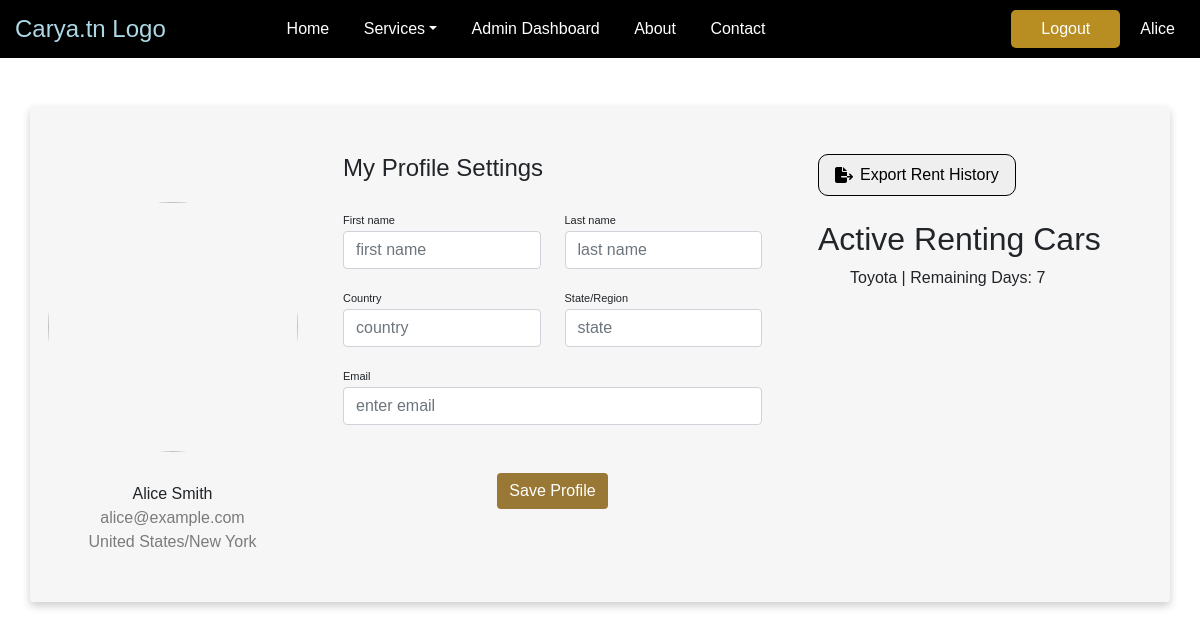
/carya.tn/Templates/profile.php (signed in), run on an earlier commit of the app's database.
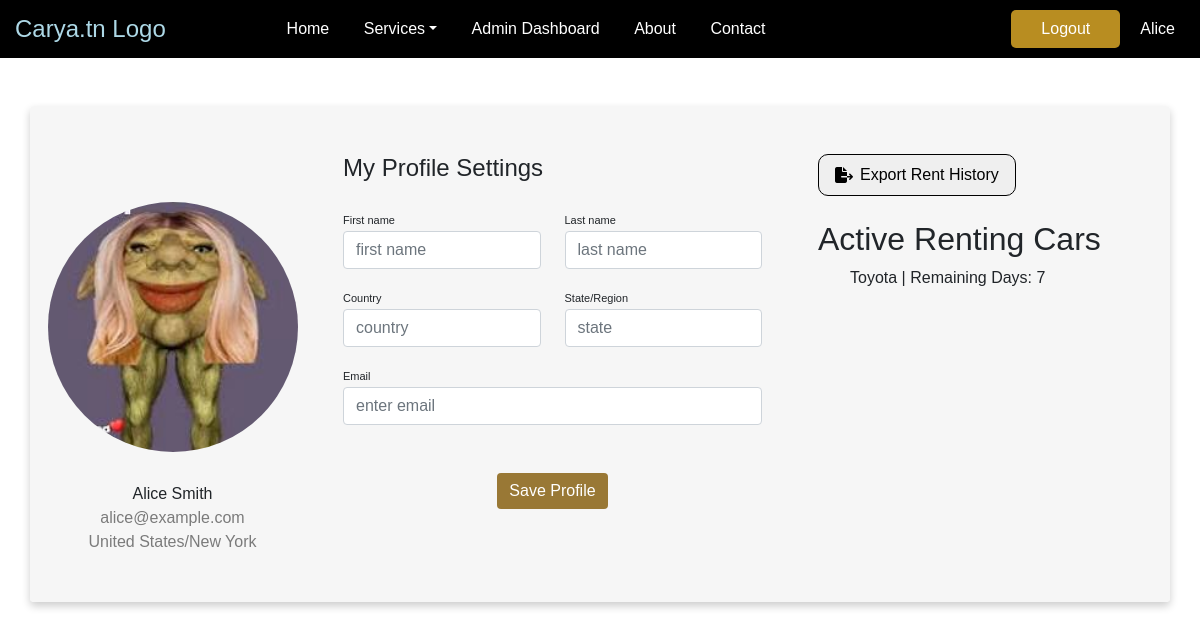
And on a later commit of the database.
### tables this page shows
CREATE TABLE users (
    id INT AUTO_INCREMENT PRIMARY KEY,
    firstName VARCHAR(30),
    lastName VARCHAR(30),
    password CHAR(255),
    email VARCHAR(50),
    creation_date DATE DEFAULT CURRENT_DATE,
    role VARCHAR(30),
    country VARCHAR(30) DEFAULT '',
    state VARCHAR(30) DEFAULT '',
    profile_image CHAR(255) DEFAULT null
);

### carya.tn/src/Model/User.php (called while the page is built, shortened)
<?php
include_once $_SERVER['DOCUMENT_ROOT'] . '/Mini-PHP-Project/carya.tn/src/Lib/connect.php';
class User {
    public function __construct($id, $firstName, $lastName, $password, $email, $creation_date, $role, $country, $state, $profile_image = null) {
        $this->firstName = $firstName;
        $this->lastName = $lastName;
        $this->email = $email;
        $this->country = $country;
        $this->state = $state;
        $this->profile_image = $profile_image;
    }
    public static function getUserFromRow($row) {
        return new User(
            $row['id'],
            $row['firstName'],
            $row['lastName'],
            $row['password'],
            $row['email'],
            $row['creation_date'],
            $row['role'],
            $row['country'],
            $row['state'],
            $row['profile_image']
        );
    }
    public static function getUserById($userId) {
        global $pdo;
        try {
            $sql = "SELECT * FROM users WHERE id = ?";
            $stmt = $pdo->prepare($sql);
            $stmt->execute([$userId]);
            $userData = $stmt->fetch(PDO::FETCH_ASSOC);
            if ($userData) {
                $user = User::getUserFromRow($userData);
                return $user;
            } else {
                return null;
            }
        } catch (PDOException $e) {
            error_log("Error fetching user by ID: " . $e->getMessage());
            throw $e;
        }
    }
}
?>

### carya.tn/src/Model/Command.php (called while the page is built, shortened)
<?php
include_once $_SERVER['DOCUMENT_ROOT'] . '/Mini-PHP-Project/carya.tn/src/Lib/connect.php';
class Command {
    public function __construct($command_id, $car_id, $user_id, $rental_date, $start_date, $end_date, $rental_period, $confirmed) {
        $this->start_date = $start_date;
        $this->end_date = $end_date;
    }
    public static function getCommandFromRow($row) {
        return new Command(
            $row['command_id'],
            $row['car_id'],
            $row['user_id'],
            $row['rental_date'],
            $row['start_date'],
            $row['end_date'],
            $row['rental_period'],
            $row['confirmed']
        );
    }
    public static function getRentalCommandsByUserId($user_id) {
        global $pdo;
        try {
            $sql = "SELECT * FROM command WHERE user_id = ?";
            $stmt = $pdo->prepare($sql);
            $stmt->execute([$user_id]);
            $commands = [];
            while ($row = $stmt->fetch(PDO::FETCH_ASSOC)) {
                $command = Command::getCommandFromRow($row);
                $commands[] = $command;
            }
            return $commands;
        } catch (PDOException $e) {
            error_log("Error fetching rental commands by user ID: " . $e->getMessage());
            throw $e;
        }
    }
}
?>

### carya.tn/Templates/Profile.php (the view, shortened to what the changed rows need)
<?php
include_once $_SERVER['DOCUMENT_ROOT'] . '/Mini-PHP-Project/carya.tn/src/Model/Car.php';
include_once $_SERVER['DOCUMENT_ROOT'] . '/Mini-PHP-Project/carya.tn/src/Model/Command.php';
include_once $_SERVER['DOCUMENT_ROOT'] . '/Mini-PHP-Project/carya.tn/src/Model/User.php';
$user_id = $_SESSION['user_id'];
$userInfo = User::getUserById($user_id);
$activeRentingCars = Command::getRentalCommandsByUserId($user_id);
$currentDate = date('Y-m-d');
$activeRentingCars = array_filter($activeRentingCars, function ($car) use ($currentDate) {
    return $currentDate >= $car->start_date && $currentDate <= $car->end_date;
});
?>
<?php
$class = "profile-body"
?>
<div class="container rounded mt-5 mb-5 container">
    <div class="row">
        <div class="col-md-3 border-right">
            <div class="d-flex flex-column align-items-center text-center p-3 py-5">
                <?php
                if ($userInfo->profile_image) {
                    echo '<img id="profile-img" class="rounded-circle mt-5 profile-picture" src="http://localhost/Mini-PHP-Project/carya.tn/Resources/profile_images/' . $userInfo->profile_image . '" onclick="document.getElementById(\'upload-profile-img\').click();">';                } else {
                    echo '<img id="profile-img" class="rounded-circle mt-5 profile-picture" src="https://www.w3schools.com/howto/img_avatar2.png" onclick="document.getElementById(\'upload-profile-img\').click();">';
                }
                ?>
                <span class="font-weight-bold"><?php echo $userInfo->firstName . ' ' . $userInfo->lastName; ?></span>
                <span class="text-black-50"><?php echo $userInfo->email; ?></span>
                <span class="text-black-50"><?php echo $userInfo->country . "/" . $userInfo->state; ?></span>
            </div>
        </div>
        <div class="col-md-4">
            <div class="p-3 py-5">
                <br>
                <div class="col-md-12">
                    <?php if ($activeRentingCars) : ?>
                        <h2>Active Renting Cars</h2>
                    <?php else : ?>
                        <p>No active renting cars at the moment.</p>
                    <?php endif; ?>
                </div>
                <br>
            </div>
        </div>
    </div>
</div>
    <?php include 'Export_rent_history.php'; ?>
<?php $content = ob_get_clean(); ?>
<?php require('layout.php') ?>

### carya.tn/Templates/layout.php (shortened to what the changed rows need)
<?php
include_once $_SERVER['DOCUMENT_ROOT'] . '/Mini-PHP-Project/carya.tn/src/Model/User.php';
?>
<!DOCTYPE html>
<html lang="en">
    <head>
        <link href="https://cdn.jsdelivr.net/npm/bootstrap@5.0.0-alpha1/dist/css/bootstrap.min.css" rel="stylesheet">
        <link rel="stylesheet" href="https://cdnjs.cloudflare.com/ajax/libs/font-awesome/6.5.1/css/all.min.css">
        <link rel="stylesheet" href="http://localhost/Mini-PHP-Project/carya.tn/style.css">
    </head>
    <body class=<?= $class ?>>
        <nav class="navbar">
            <div class="nav-user">
                <ul>
                    <?php
                        if(isset($_SESSION['user_id'])){
                            $user = User::getUserById($_SESSION['user_id']);
                            echo '<li class="login-button"><a href="http://localhost/Mini-PHP-Project/carya.tn/src/Controllers/logout.php">Logout</a></li>';
                            echo '<li class="profile-button"><a href="http://localhost/Mini-PHP-Project/carya.tn/Templates/profile.php">'.$user->firstName.'</a></li>';
                        }else{
                            echo '<li class="login-button"><a href="http://localhost/Mini-PHP-Project/carya.tn/Templates/login.php">Login</a></li>';
                        }
                    ?>
                </ul>
            </div>
        </nav>
        <?= $content ?>
    </body>
</html>

What changed in the data, as far as the page shows it:
changed users "Alice": profile_image: picture added
